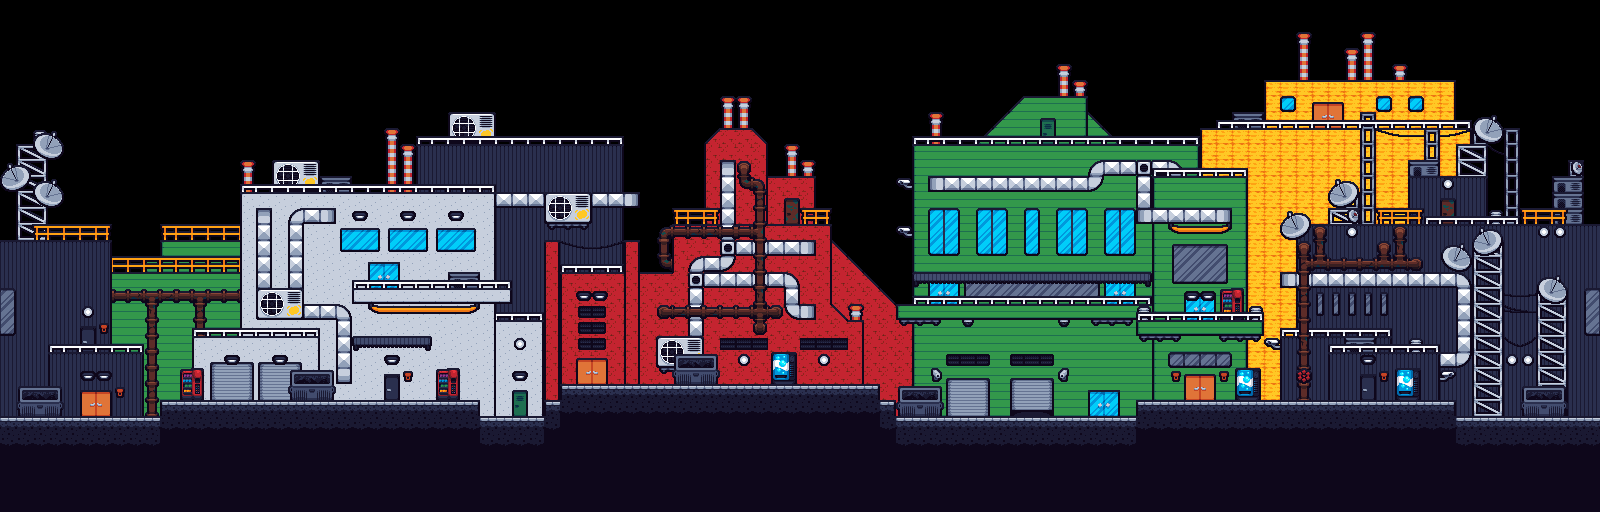

A 2D game scene composited from a Tiled map and its tileset images. What follows is a short description and the map's XML, with each tile layer's data collapsed to a summary:
An orthogonal 100x32 tile map with 16x16 px tiles, 6 tile layers (colliders, buildings2, buildings, details, ...), 2 tilesets.

<map version="1.10" tiledversion="1.12.2" orientation="orthogonal" renderorder="right-down" width="100" height="32" tilewidth="16" tileheight="16" infinite="0" nextlayerid="11" nextobjectid="1">
 <editorsettings>
  <export target="../public/assets/mainmenuBG.json" format="json" />
 </editorsettings>
 <tileset firstgid="1" name="molipunk" tilewidth="16" tileheight="16" tilecount="480" columns="30">
  <image source="../public/assets/mainTileset.png" width="480" height="256" />
  <tile id="151">
   <properties>
    <property name="collides" type="bool" value="true" />
   </properties>
  </tile>
  <tile id="152">
   <properties>
    <property name="collides" type="bool" value="true" />
   </properties>
  </tile>
  <tile id="153">
   <properties>
    <property name="collides" type="bool" value="true" />
   </properties>
  </tile>
 </tileset>
 <tileset firstgid="481" name="molipunk" tilewidth="16" tileheight="16" tilecount="480" columns="30">
  <image source="../public/assets/mainTileset.png" width="480" height="256" />
  <tile id="151">
   <properties>
    <property name="collides" type="bool" value="true" />
   </properties>
  </tile>
  <tile id="152">
   <properties>
    <property name="collides" type="bool" value="true" />
   </properties>
  </tile>
  <tile id="153">
   <properties>
    <property name="collides" type="bool" value="true" />
   </properties>
  </tile>
 </tileset>
 <layer id="10" name="colliders" width="100" height="32">
  <data>[3200 cells, 178 non-empty, 1 distinct tile ids]</data>
 </layer>
 <layer id="7" name="buildings2" width="100" height="32">
  <data>[3200 cells, 1136 non-empty, 29 distinct tile ids]</data>
 </layer>
 <layer id="5" name="buildings" width="100" height="32">
  <data>[3200 cells, 1519 non-empty, 38 distinct tile ids]</data>
 </layer>
 <layer id="8" name="details" width="100" height="32">
  <data>[3200 cells, 604 non-empty, 143 distinct tile ids]</data>
 </layer>
 <layer id="9" name="details2" width="100" height="32">
  <data>[3200 cells, 301 non-empty, 62 distinct tile ids]</data>
 </layer>
 <layer id="1" name="ground" width="100" height="32">
  <data>[3200 cells, 682 non-empty, 5 distinct tile ids]</data>
 </layer>
</map>
